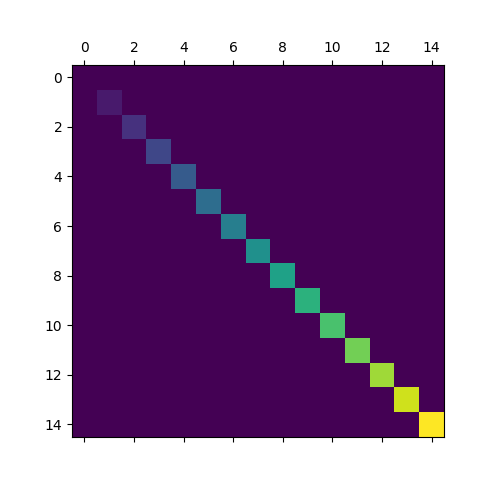

Recreate this plot in Python.
# 引入所需库
import matplotlib.pyplot as plt
import numpy as np
import matplotlib
matplotlib.use('TkAgg')

# 创建一个矩阵
a = np.diag(range(15))
# 绘制矩阵
plt.matshow(a)

plt.show()
